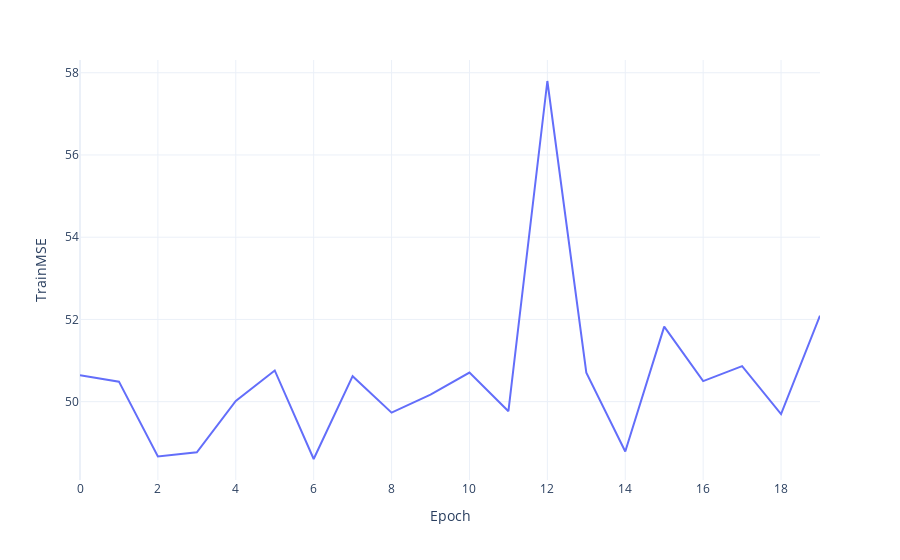

Here is the notebook cell this chart was saved with:
### Code cell
loss_df

px.line(loss_df, x = 'Epoch', y = 'TrainMSE')

### Figure 1 — Plotly figure (JSON) as saved in the notebook; plotly's stock layout.template omitted (floating-point values rounded to 4 significant figures)
{"data": [{"hovertemplate": "Epoch=%{x}<br>TrainMSE=%{y}<extra></extra>", "legendgroup": "", "line": {"color": "#636efa", "dash": "solid"}, "marker": {"symbol": "circle"}, "mode": "lines", "name": "", "orientation": "v", "showlegend": false, "type": "scatter", "x": [0, 1, 2, 3, 4, 5, 6, 7, 8, 9, 10, 11, 12, 13, 14, 15, 16, 17, 18, 19], "xaxis": "x", "y": [50.64, 50.49, 48.67, 48.77, 50.02, 50.76, 48.61, 50.62, 49.73, 50.17, 50.71, 49.77, 57.8, 50.71, 48.79, 51.83, 50.5, 50.86, 49.7, 52.09], "yaxis": "y"}], "layout": {"legend": {"tracegroupgap": 0}, "margin": {"t": 60}, "xaxis": {"anchor": "y", "domain": [0, 1], "title": {"text": "Epoch"}}, "yaxis": {"anchor": "x", "domain": [0, 1], "title": {"text": "TrainMSE"}}}}
